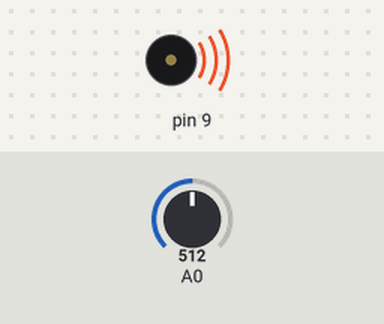
This sketch was run on a simulated Arduino Uno, built with avr-gcc and run on an emulated ATmega328P. On the bench: buzzer (waves = sounding). The inputs (shaded band) are chosen by the test bench; at power-on: A0 = 512.

Above: at 0.05 s.
Timing chart, 0 to 3.0 s (numbered marks = the images above):
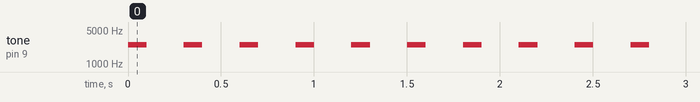

The sketch:

sketch_nov12b.ino
```cpp
void setup() {
  // put your setup code here, to run once:

}

void loop() {
  // put your main code here, to run repeatedly:
  int light = analogRead(A0);
  int hertz = map(light, 0, 1023, 31, 4978);

  tone(9, hertz, 100);
  delay(100);
  noTone(9);
  delay(200);


}
```

Measured:
- by itself, tone on pin 9: alternates 2506 Hz for 0.10 s and silent for 0.20 s
